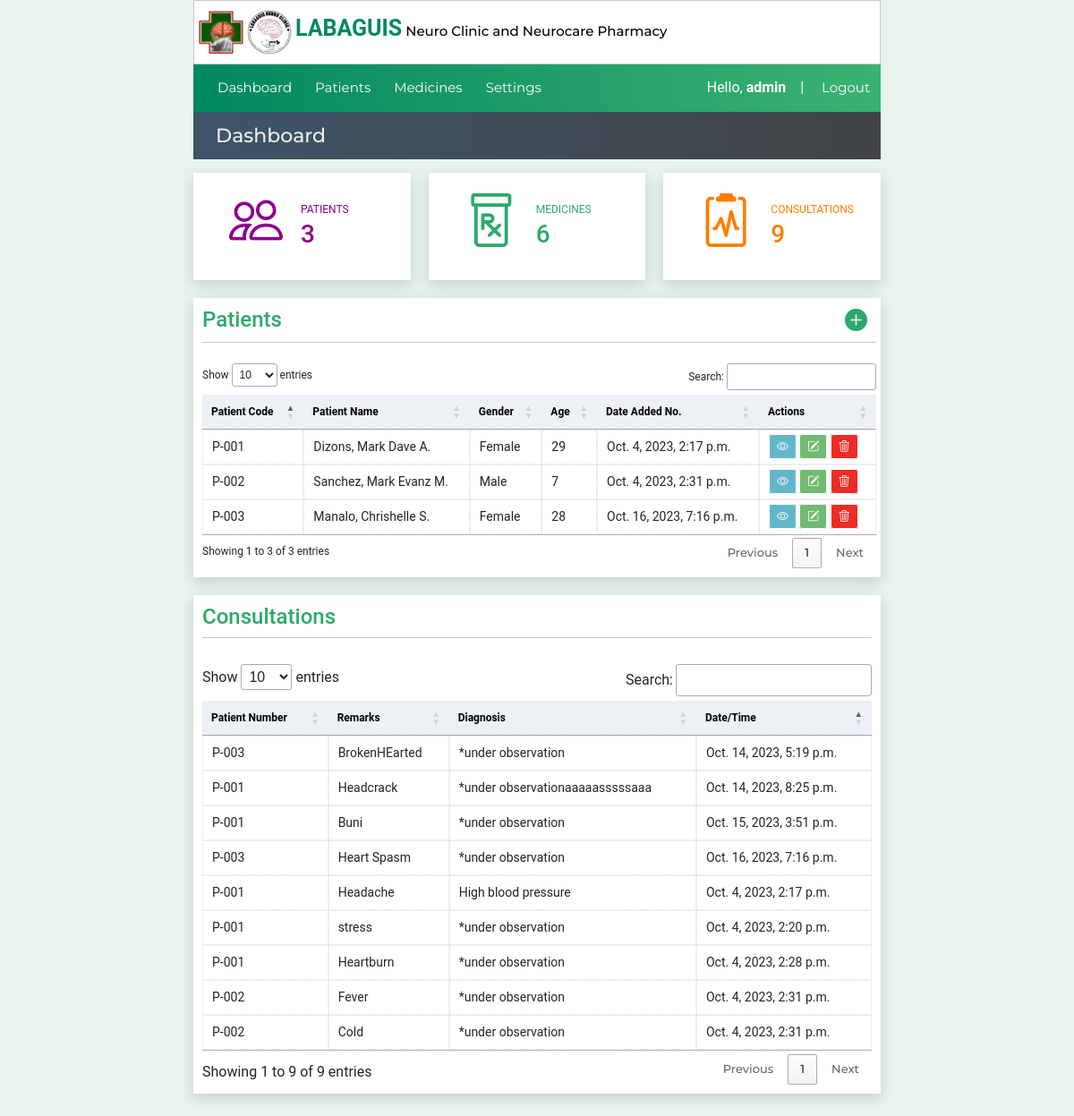
Page /dashboard (signed in) on the earlier database version.
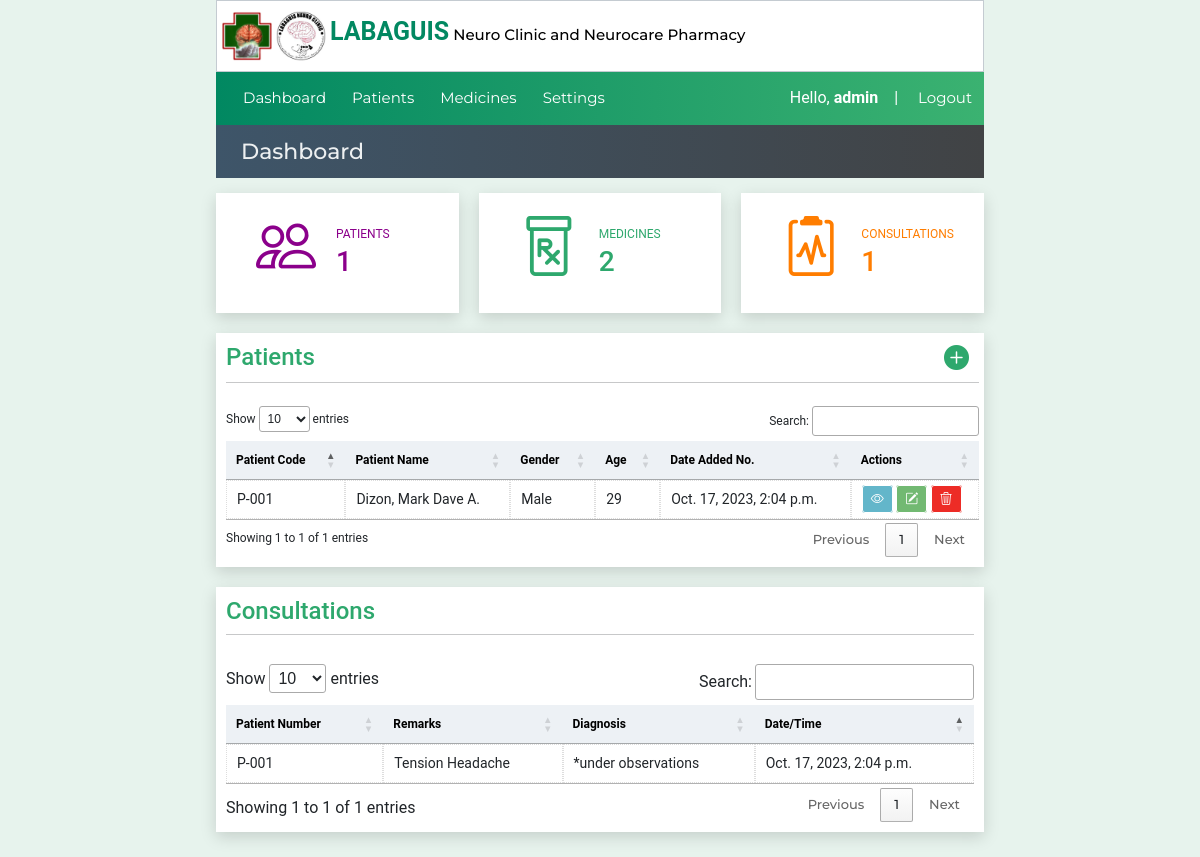
Same page on the later database version.
### website/models.py (models this page shows, shortened)
class Patient(models.Model):
    created_at = models.DateTimeField(auto_now_add=True)
    patient_code=models.CharField(max_length=50)
    first_name = models.CharField(max_length=50)
    middle_name = models.CharField(max_length=50)
    last_name = models.CharField(max_length=50)
    age = models.CharField(max_length=50)
    bday = models.CharField(max_length=50,default='')
    civil_status = models.CharField(max_length=50,default='')
    gender = models.CharField(max_length=50)
    address = models.CharField(max_length=100)
    contact_number = models.CharField(max_length=50)
    srID = models.CharField(max_length=50,null=True, blank=True)
    pwdID = models.CharField(max_length=50,null=True, blank=True)
    nationality = models.CharField(max_length=50,null=True, blank=True)

class Patienthistory(models.Model):
    created_at = models.DateTimeField(auto_now_add=True)
    consultCounter = models.CharField(max_length=50)
    patient_code=models.CharField(max_length=50)
    diagnosis = models.TextField(default="*under observation",max_length=500,null=True, blank=True)
    remarks = models.TextField(max_length=500,null=True, blank=True)
    objectives = models.TextField(max_length=500,null=True, blank=True)
    plans_recommendations = models.TextField(max_length=500,null=True, blank=True)
    bp = models.CharField(max_length=50,null=True, blank=True)

### website/views.py (the view)
# urls.py: path('dashboard',views.dashboard, name='dashboard'),
@login_required(login_url="loginuser")
def dashboard(request):
    consultationtable = Patienthistory.objects.all()
    patientcount=Patient.objects.all().count()
    medicinecount= Medicinelist.objects.all().count()
    consultationscount= Patienthistory.objects.all().count()
    context = {"consultationtable":consultationtable,
               'patientsdata': Patient.objects.all(),
               'patientcount':patientcount,
               'medicinecount':medicinecount,
               'consultationscount':consultationscount,
               }
    return render(request, 'dashboard.html',context)

### website/templates/dashboard.html (shortened to what this page needs)
{% extends 'index.html' %}
 {% block pagetitle %} Dashboard{% endblock pagetitle%}
 {% block content%}
    <div class="dashboard-row2">
            <div< class="dashboard-patient">
                <h5><i class="bi patienticon bi-people"></i></h5>
                <div class="mt-2">
                    <span style="font-size: 12px">PATIENTS</span>
                    <h3>{{patientcount}}</h3>
                </div>
            </div<>
            <div< class="dashboard-medicines">
                <h5><i class="bi patienticon bi-prescription"></i></h5>
                <div class="mt-2">
                    <span style="font-size: 12px">MEDICINES</span>
                    <h3>{{medicinecount}}</h3>
                </div>
            </div<>
            <div< class="dashboard-consultations">
                <h4><i class="bi patienticon bi-clipboard2-pulse"></i></h4>
                <div class="mt-2">
                    <span style="font-size: 12px">CONSULTATIONS</span>
                    <h3>{{consultationscount}}</h3>
                </div>
            </div<>
    </div>
      <div class="container4">
        <div class="table-box2">
           <div class="adds"> <h4 style="color:#2ea86d;padding-top:10px;">Patients &nbsp&nbsp&nbsp</h4><h4 style="color:#2ea86d;padding-top:10px;padding-right:10px;"><a id="addpatients" href="{% url "patientlist" %}"><i class="bi bi-plus-circle-fill"></i></a></h4></div>
            <hr><br>
          {% include 'patientstable.html' %}
        </div>
        </div>
    <div class="dashboard-row">
        <div class="dashboard-tblconsultations">
            <h4 style="color:#2ea86d">Consultations</h4>
            <hr><br>
            <table id="consultation-table" class="patient-table table-striped ">
                <thead class="table-success">
                    <th>Patient Number</th>
                    <th>Remarks</th>
                    <th>Diagnosis</th>
                    <th>Date/Time</th>
                </thead>
                {% for x in consultationtable %}
                    <tr>
                        <td>{{x.patient_code}}</td>
                        <td>{{x.remarks}}</td>
                        <td>{{x.diagnosis}}</td>
                        <td>{{x.created_at}}</td>
                    </tr>
                {% endfor %}
            </table>
            </div>
    </div>
 {%endblock%}

### website/templates/patientstable.html
    <table id="patienttable" class="patient-tables">
      <thead >
        <th>Patient Code</th>
        <th>Patient Name</th>
        <th>Gender</th>
        <th>Age</th>
        <th>Date Added No.</th>
        <th>Actions</th>
      </thead>
      <tbody>
        {% for x in patientsdata %}
        <tr>
          <td>{{x.patient_code}}</td>
          <td>{{x.last_name}}, {{x.first_name}} {{x.middle_name.0}}.</td>
          <td>{{x.gender}}</td>
          <td>{{x.age}}</td>
          <td>{{x.created_at}}</td>
          <td>
            <a href="{% url 'patientinfo' x.id %}" id="link-view"><i class="bi bi-eye"></i></a>
            <a href="{% url 'editpatient' x.id %}" id="link-edit"><i class="bi bi-pencil-square"></i></a>
            <a href="{% url 'deletepatient' x.id %}" id="link-delete"><i class="bi bi-trash3"></i></a>
          </td>
        </tr>
        {% endfor %}
      </tbody>
    </table>

Differences in the rows shown:
removed Patient: patient_code "P-001", last_name "Dizons", first_name "Mark Dave", middle_name.0 "A", gender "Female", age "29", created_at "Oct. 4, 2023, 2:17 p.m."
removed Patient: patient_code "P-002", last_name "Sanchez", first_name "Mark Evanz", middle_name.0 "M", gender "Male", age "7", created_at "Oct. 4, 2023, 2:31 p.m."
removed Patient: patient_code "P-003", last_name "Manalo", first_name "Chrishelle", middle_name.0 "S", gender "Female", age "28", created_at "Oct. 16, 2023, 7:16 p.m."
removed Patienthistory: patient_code "P-001", remarks "Headache", diagnosis "High blood pressure", created_at "Oct. 4, 2023, 2:17 p.m."
removed Patienthistory: patient_code "P-001", remarks "stress", diagnosis "*under observation", created_at "Oct. 4, 2023, 2:20 p.m."
removed Patienthistory: patient_code "P-001", remarks "Heartburn", diagnosis "*under observation", created_at "Oct. 4, 2023, 2:28 p.m."
removed Patienthistory: patient_code "P-002", remarks "Fever", diagnosis "*under observation", created_at "Oct. 4, 2023, 2:31 p.m."
removed Patienthistory: patient_code "P-002", remarks "Cold", diagnosis "*under observation", created_at "Oct. 4, 2023, 2:31 p.m."
removed Patienthistory: patient_code "P-003", remarks "BrokenHEarted", diagnosis "*under observation", created_at "Oct. 14, 2023, 5:19 p.m."
removed Patienthistory: patient_code "P-001", remarks "Headcrack", diagnosis "*under observationaaaaasssssaaa", created_at "Oct. 14, 2023, 8:25 p.m."
removed Patienthistory: patient_code "P-001", remarks "Buni", diagnosis "*under observation", created_at "Oct. 15, 2023, 3:51 p.m."
removed Patienthistory: patient_code "P-003", remarks "Heart Spasm", diagnosis "*under observation", created_at "Oct. 16, 2023, 7:16 p.m."
added Patient: patient_code "P-001", last_name "Dizon", first_name "Mark Dave", middle_name.0 "A", gender "Male", age "29", created_at "Oct. 17, 2023, 2:04 p.m."
added Patienthistory: patient_code "P-001", remarks "Tension Headache", diagnosis "*under observations", created_at "Oct. 17, 2023, 2:04 p.m."
Other differences:
{{ patientcount }}: "3" → "1"
{{ medicinecount }}: "6" → "2"
{{ consultationscount }}: "9" → "1"
text written by a page script: "Show entries Search: Showing 1 to 3 of 3 entries Previous 1 Next" → "Show entries Search: Showing 1 to 1 of 1 entries Previous 1 Next"
text written by a page script: "Show entries Search: Showing 1 to 9 of 9 entries Previous 1 Next" → "Show entries Search: Showing 1 to 1 of 1 entries Previous 1 Next"
